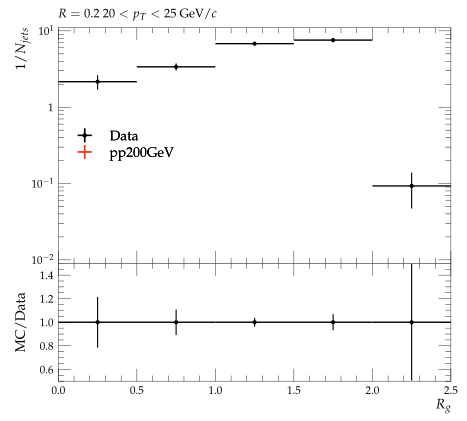

Write Python code to recreate this figure.
#! /usr/bin/env python3

# This Python script was auto-generated using YODA v2.1.0.
# Analysis object: /STAR_2020_I1783875/d32-x01-y01
# Timestamp: 07-10-2025 (18:42:22)

import matplotlib as mpl
import matplotlib.pyplot as plt
mpl.use('Agg') # comment out for interactive use
import os
import numpy as np
from numpy import nan, inf

plotDir = os.path.split(os.path.realpath(__file__))[0]
if 'YODA_USER_PLOT_PATH' in globals():
    plot_outdir = globals()['YODA_USER_PLOT_PATH']
else:
    plot_outdir = plotDir

#plot style
plt.style.use(os.path.join(plotDir, '../default.mplstyle'))
# plot metadata
figW, figH = plt.rcParams['figure.figsize']
ax_xLabel = r'$R_{g}$'
ax_yLabel = r'$1/N_{jets}$'
ax_title  = r'$R=0.2 ~ 20 < p_{T} < 25$ GeV/$c$'
ax_xScale = 'linear'
ax_yScale = 'log'
xLims = (0.0, 2.5)
yLims = (0.009000000000000001, 11.0)

# TeX-friendly labels for the legend
labels = {
    'legend' : ([ r"Data", r"pp200GeV" ], r""),
}

# Adjust canvas width and height
canvasW = 10.0
canvasH = 9.0
figW *= canvasW/10.
figH *= canvasH/9.

# Create figure and axis objects
fig, (ax, ratio0_ax) = plt.subplots(2, 1, sharex=True,
                  figsize=(figW,figH), gridspec_kw={'height_ratios': (6.0, 3.0)})

# Set figure margins
plt.subplots_adjust(
    left   = 1.0 * plt.rcParams['figure.subplot.left'],
    right  = 1.0 * plt.rcParams['figure.subplot.right'],
    top    = 1.0 * plt.rcParams['figure.subplot.top'],
    bottom = 1.0 * plt.rcParams['figure.subplot.bottom'])

ratio0_ax.yaxis.set_major_locator(mpl.ticker.MultipleLocator(0.2))
ratio0_ax.set_ylim(0.5, 1.4999)
ratio0_ax.set_ylabel('MC/Data')

# the numerical data is stored in a separate file
dataf = dict()
prefix = os.path.split(__file__)[0]
if prefix:    prefix = prefix + '/'
exec(open(prefix+'d32-x01-y01__data.py').read(), dataf)


legend_handles = dict() # keep track of handles for the legend

# style options for curves
# starts at zorder>=5 to draw curve on top of legend
styles = {
  'Data': {
    'color' : 'black',
    'linestyle' : '-',
    'linewidth' : 1,
    'marker' : 'o',
    'markersize' : 2,
    'capsize' : 0.0,
    'zorder' : 5,
    'histstyle' : 0,
    'drawstyle' : 'steps-pre',
    'xerrorbars' : 1,
    'yerrorbars' : 1,
    'fillcolor' : None,
    'fillopacity' : 1.0,
    'ratio0_linestyle' : '-',
    'ratio0_linewidth' : 1,
    'ratio0_marker' : 'o',
    'ratio0_markersize' : 2,
    'ratio0_capsize' : 0.0,
    'ratio0_zorder' : 5,
    'ratio0_histstyle' : 0,
    'ratio0_drawstyle' : 'steps-pre',
    'ratio0_xerrorbars' : 1,
    'ratio0_yerrorbars' : 1,
  },
  'pp200GeV.yoda': {
    'color' : '#EE3311',
    'linestyle' : '-',
    'linewidth' : 1,
    'marker' : 'none',
    'markersize' : 2,
    'capsize' : 0.0,
    'zorder' : 6,
    'histstyle' : 1,
    'drawstyle' : 'steps-pre',
    'xerrorbars' : 1,
    'yerrorbars' : 1,
    'fillcolor' : None,
    'fillopacity' : 1.0,
    'ratio0_linestyle' : '-',
    'ratio0_linewidth' : 1,
    'ratio0_marker' : 'none',
    'ratio0_markersize' : 2,
    'ratio0_capsize' : 0.0,
    'ratio0_zorder' : 6,
    'ratio0_histstyle' : 1,
    'ratio0_drawstyle' : 'steps-pre',
    'ratio0_xerrorbars' : 1,
    'ratio0_yerrorbars' : 1,
  },
}

# curve from input yoda files in main panel
for label, yvals in dataf['yvals'].items():
    if all(np.isnan(v) for v in dataf['yvals'][label]):
        continue
    tmp = None
    if styles[label]['histstyle']: # draw as histogram
        xpos = dataf['xedges'][label] if styles[label]['drawstyle'] else dataf['xpoints'][label]
        ypos = np.insert(yvals, 0, yvals[0]) if styles[label]['drawstyle'] else yvals
        if styles[label]['fillcolor']: # fill area below curve
            ax.fill_between(xpos, ypos, step='pre',
                            color=styles[label]['fillcolor'],
                            alpha=styles[label]['fillopacity'])
        tmp, = ax.plot(xpos, ypos,
                       color=styles[label]['color'],
                       linestyle=styles[label]['linestyle'],
                       linewidth=styles[label]['linewidth'],
                       drawstyle=styles[label]['drawstyle'], solid_joinstyle='miter',
                       zorder=styles[label]['zorder'], label=label)
    tmp = ax.errorbar(dataf['xpoints'][label], yvals,
                      xerr=np.array(dataf['xerrs'][label])*styles[label]['xerrorbars'],
                      yerr=np.array(dataf['yerrs'][label])*styles[label]['yerrorbars'],
                      fmt=styles[label]['marker'], capsize=styles[label]['capsize'],
                      markersize=styles[label]['markersize'],
                      ecolor=styles[label]['color'],
                      color=styles[label]['color'], zorder=styles[label]['zorder'])
    tmp[-1][0].set_linestyle(styles[label]['linestyle'])
    tmp[-1][0].set_linewidth(styles[label]['linewidth'])
    if label in dataf['add_legend_handle']:  legend_handles[label] = tmp
    for varLabel in dataf['variation_yvals'].keys():
        if varLabel.startswith(label):
            tmp, = ax.plot(dataf['xedges'][label], dataf['variation_yvals'][varLabel],
                           color=styles[label]['color'],
                           linestyle=styles[label]['linestyle'],
                           linewidth=styles[label]['linewidth'],
                           drawstyle='steps-pre', solid_joinstyle='miter',
                           zorder=styles[label]['zorder'], alpha=0.5)


# plots on ratio panel
# curve from input yoda files in ratio panel
for label, yvals in dataf['ratio0_yvals'].items():
    if all(np.isnan(v) for v in yvals):
        continue
    if styles[label]['ratio0_histstyle']: # plot as histogram
        xpos = dataf['xedges']['Data'] if styles[label]['ratio0_drawstyle'] else dataf['xpoints']['Data']
        ypos = np.insert(yvals, 0, yvals[0]) if styles[label]['ratio0_drawstyle'] else yvals
        ratio0_ax.plot(xpos, ypos,
                       color=styles[label]['color'],
                       linewidth=styles[label]['linewidth'],
                       linestyle=styles[label]['ratio0_linestyle'],
                       drawstyle=styles[label]['ratio0_drawstyle'], zorder=styles[label]['zorder'],
                       solid_joinstyle='miter')
    tmp = ratio0_ax.errorbar(dataf['xpoints']['Data'], yvals,
                             xerr=np.array(dataf['ref_xerrs'])*styles[label]['ratio0_xerrorbars'],
                             yerr=np.array(dataf['ratio0_yerrs'][label])*styles[label]['ratio0_yerrorbars'],
                             fmt=styles[label]['ratio0_marker'], capsize=styles[label]['ratio0_capsize'],
                             markersize=styles[label]['ratio0_markersize'],
                             ecolor=styles[label]['color'],
                             color=styles[label]['color'])
    tmp[-1][0].set_linestyle(styles[label]['ratio0_linestyle'])
    tmp[-1][0].set_linewidth(styles[label]['ratio0_linewidth'])

    for varlabel in dataf['ratio0_variation_vals'].keys():
        if varlabel.startswith(label):
            ratio0_ax.plot(dataf['xedges']['Data'],
                            dataf['ratio0_variation_vals'][varlabel],
                            color=styles[label]['color'],
                            linestyle=styles[label]['linestyle'],
                            linewidth=styles[label]['linewidth'],
                            drawstyle='steps-pre', solid_joinstyle='miter',
                            zorder=1, alpha=0.5)

legend_items = list(legend_handles.values())
ax.add_artist(ax.legend(legend_items,
                        labels['legend'][0],
                        title=labels['legend'][1],
                        alignment='left',
                        loc='center left',
                        bbox_to_anchor=(0.0, 0.5)))

# set plot metadata as defined above
ratio0_ax.set_xlabel(ax_xLabel)
ratio0_ax.xaxis.set_label_coords(1., -0.15)
ax.set_ylabel(ax_yLabel, ha='right', va='top')
ax.yaxis.set_label_coords(-0.11, 1.0)
ax.set_title(ax_title, loc='left')
ax.set_xscale(ax_xScale)
ax.set_yscale(ax_yScale)
ax.set_xlim(xLims)
ax.set_ylim(yLims)

# tick formatting
plt.rcParams['xtick.top'] = True
plt.rcParams['ytick.right'] = True
ax.yaxis.set_major_locator(mpl.ticker.LogLocator(base=10.0, numticks=np.inf))
ax.yaxis.set_minor_locator(mpl.ticker.LogLocator(
                           base=10.0, subs=np.arange(0.1, 1, 0.1), numticks=np.inf))
fig.align_ylabels((ax, ratio0_ax))
plt.savefig(os.path.join(plot_outdir, 'd32-x01-y01.pdf'), format='PDF')
plt.savefig(os.path.join(plot_outdir, 'd32-x01-y01.png'), format='PNG')

plt.close(fig)
